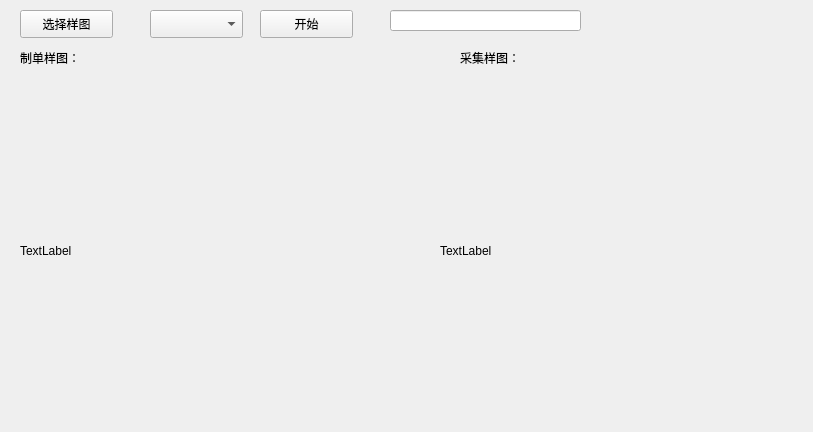
<?xml version="1.0" encoding="UTF-8"?>
<ui version="4.0">
 <class>VisualInspection</class>
 <widget class="QWidget" name="VisualInspection">
  <property name="geometry">
   <rect>
    <x>0</x>
    <y>0</y>
    <width>813</width>
    <height>432</height>
   </rect>
  </property>
  <property name="minimumSize">
   <size>
    <width>813</width>
    <height>432</height>
   </size>
  </property>
  <property name="maximumSize">
   <size>
    <width>813</width>
    <height>432</height>
   </size>
  </property>
  <property name="windowTitle">
   <string>VisualInspection</string>
  </property>
  <widget class="QLabel" name="label">
   <property name="geometry">
    <rect>
     <x>20</x>
     <y>50</y>
     <width>72</width>
     <height>15</height>
    </rect>
   </property>
   <property name="text">
    <string>制单样图：</string>
   </property>
  </widget>
  <widget class="QPushButton" name="pushButton">
   <property name="geometry">
    <rect>
     <x>20</x>
     <y>10</y>
     <width>93</width>
     <height>28</height>
    </rect>
   </property>
   <property name="text">
    <string>选择样图</string>
   </property>
  </widget>
  <widget class="QLabel" name="label_2">
   <property name="geometry">
    <rect>
     <x>20</x>
     <y>80</y>
     <width>351</width>
     <height>341</height>
    </rect>
   </property>
   <property name="text">
    <string>TextLabel</string>
   </property>
  </widget>
  <widget class="QLabel" name="label_3">
   <property name="geometry">
    <rect>
     <x>460</x>
     <y>50</y>
     <width>72</width>
     <height>15</height>
    </rect>
   </property>
   <property name="text">
    <string>采集样图：</string>
   </property>
  </widget>
  <widget class="QLabel" name="label_4">
   <property name="geometry">
    <rect>
     <x>440</x>
     <y>80</y>
     <width>351</width>
     <height>341</height>
    </rect>
   </property>
   <property name="text">
    <string>TextLabel</string>
   </property>
  </widget>
  <widget class="RedrawComboBox" name="PortBox">
   <property name="geometry">
    <rect>
     <x>150</x>
     <y>10</y>
     <width>93</width>
     <height>28</height>
    </rect>
   </property>
  </widget>
  <widget class="QPushButton" name="pushButton_2">
   <property name="geometry">
    <rect>
     <x>260</x>
     <y>10</y>
     <width>93</width>
     <height>28</height>
    </rect>
   </property>
   <property name="text">
    <string>开始</string>
   </property>
  </widget>
  <widget class="QLineEdit" name="lineEdit">
   <property name="geometry">
    <rect>
     <x>390</x>
     <y>10</y>
     <width>191</width>
     <height>21</height>
    </rect>
   </property>
  </widget>
 </widget>
 <layoutdefault spacing="6" margin="11"/>
 <customwidgets>
  <customwidget>
   <class>RedrawComboBox</class>
   <extends>QComboBox</extends>
   <header location="global">redrawcombobox.h</header>
  </customwidget>
 </customwidgets>
 <resources/>
 <connections/>
</ui>
